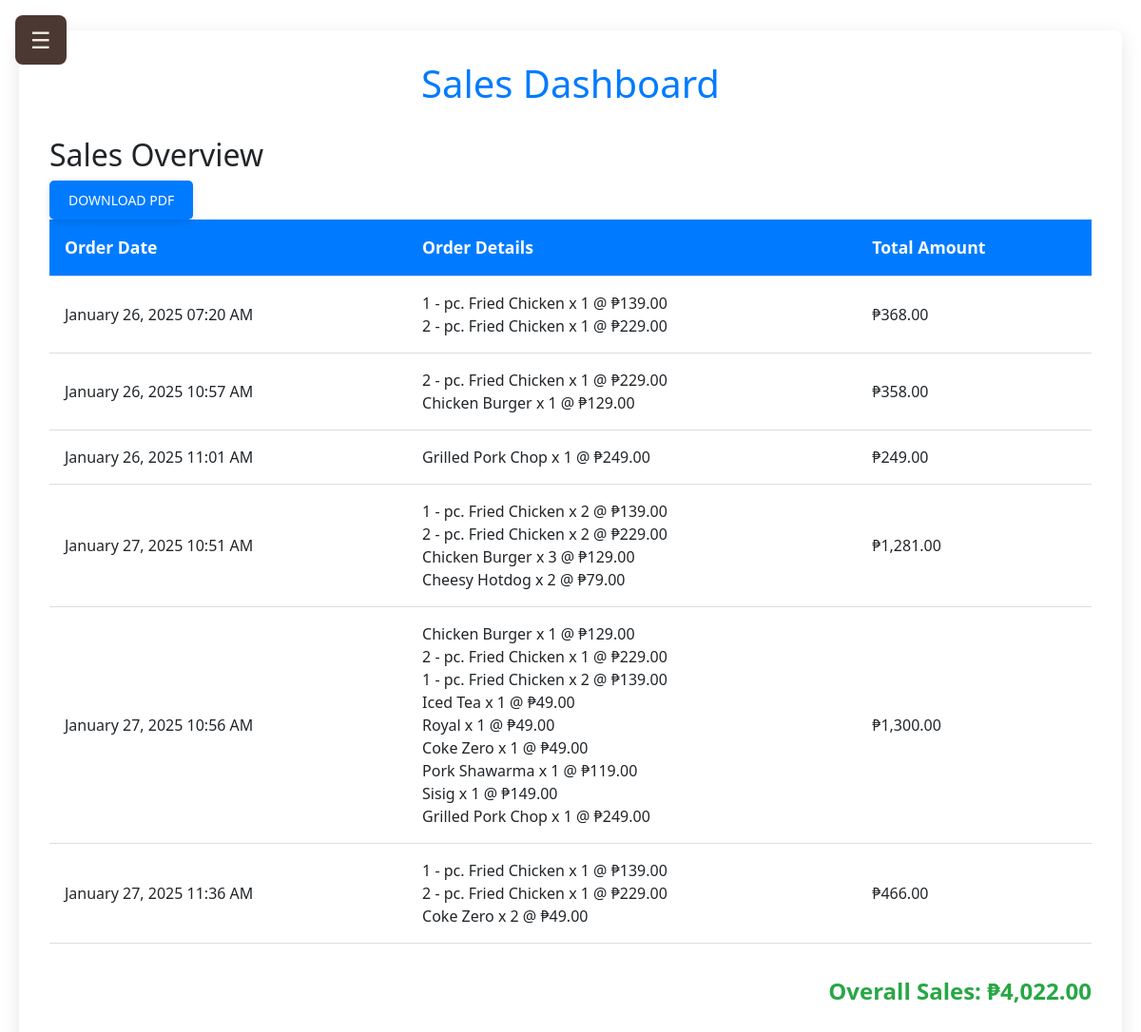
/admin/index.php?page=sales (signed in), run on the app's committed database.
### tables this page shows
CREATE TABLE `checkouts` (
  `id` int(11) NOT NULL,
  `email` varchar(255) NOT NULL,
  `order_details` text NOT NULL,
  `total_amount` decimal(10,2) NOT NULL,
  `status` enum('pending','completed','canceled') DEFAULT 'pending',
  `created_at` timestamp NOT NULL DEFAULT current_timestamp()
);

### admin/controllers/RouteController.php (called while the page is built, shortened)
<?php
class RouteController {
    public function sales() {
        include PAGE_PATH . 'Sales.php';
    }
}

### admin/components/Sales.php (the view, shortened to what this page needs)
<?php
require 'database/config.php';
$sql = "SELECT order_details, total_amount, created_at FROM checkouts WHERE status = 'completed'";
$result = $conn->query($sql);
$completedOrders = [];
$totalSales = 0;
if ($result->num_rows > 0) {
    while ($row = $result->fetch_assoc()) {
        $completedOrders[] = $row;
        $totalSales += $row['total_amount'];
    }
}
    ?>
<div class="sales-con">
    <header>
        <h1>Sales Dashboard</h1>
    </header>
    <div class="saleDashboard">
        <h2>Sales Overview</h2>
        <form method="post">
                <button type="submit" name="download_pdf" class="download-btn">Download PDF</button>
        </form>
        <?php if (!empty($completedOrders)): ?>
            <table>
                <thead>
                    <tr>
                        <th>Order Date</th>
                        <th>Order Details</th>
                        <th>Total Amount</th>
                    </tr>
                </thead>
                <tbody>
                    <?php foreach ($completedOrders as $order): ?>
                        <tr>
                            <td><?php echo date("F d, Y h:i A", strtotime($order['created_at'])); ?></td>
                            <td>
                                <?php
                                $orderDetails = json_decode($order['order_details'], true);
                                foreach ($orderDetails as $item) {
                                    echo htmlspecialchars($item['item']) . ' x ' . $item['quantity'] . ' @ ₱' . number_format($item['price'], 2) . '<br>';
                                }
                                ?>
                            </td>
                            <td>₱<?php echo number_format($order['total_amount'], 2); ?></td>
                        </tr>
                    <?php endforeach; ?>
                </tbody>
            </table>
            <p class="total-sales">Overall Sales: ₱<?php echo number_format($totalSales, 2); ?></p>
        <?php else: ?>
            <p>No completed sales found.</p>
        <?php endif; ?>
    </div>
</div>

### admin/index.php (style rules this page uses)
body { margin: 20px; }

### admin/components/Sales.php (style rules this page uses)
.sales-con { max-width: 1200px; margin: 2rem auto; padding: 2rem; background-color: #fff; border-radius: 8px; box-shadow: 0 4px 20px rgba(0, 0, 0, 0.1); }
.sales-con header { text-align: center; margin-bottom: 2rem; }
.sales-con header h1 { color: #007bff; font-size: 2.5rem; }
.saleDashboard table { width: 100%; border-collapse: collapse; margin-bottom: 2rem; }
.saleDashboard th, .saleDashboard td { padding: 1rem; text-align: left; border-bottom: 1px solid #ddd; }
.saleDashboard th { background-color: #007bff; color: white; font-size: 1.1rem; }
.total-sales { font-size: 1.5rem; font-weight: bold; color: #28a745; text-align: right; }
.download-btn { padding: 10px 20px; font-size: 14px; background-color: #007bff; color: white; border: none; border-radius: 5px; cursor: pointer; transition: background-color 0.3s ease, transform 0.3s ease; box-shadow: 0 4px 8px rgba(0, 0, 0, 0.1); text-transform: uppercase; }

### data on the page
checkouts: created_at "January 26, 2025 07:20 AM", item "1 - pc. Fried Chicken", quantity "1", price "139.00", item "2 - pc. Fried Chicken", price "229.00", total_amount "368.00"
checkouts: created_at "January 26, 2025 10:57 AM", item "2 - pc. Fried Chicken", quantity "1", price "229.00", item "Chicken Burger", price "129.00", total_amount "358.00"
checkouts: created_at "January 26, 2025 11:01 AM", item "Grilled Pork Chop", quantity "1", price "249.00", total_amount "249.00"
checkouts: created_at "January 27, 2025 10:51 AM", item "1 - pc. Fried Chicken", quantity "2", price "139.00", item "2 - pc. Fried Chicken", price "229.00", item "Chicken Burger", quantity "3", price "129.00", item "Cheesy Hotdog", price "79.00", total_amount "1,281.00"
checkouts: created_at "January 27, 2025 10:56 AM", item "Chicken Burger", quantity "1", price "129.00", item "2 - pc. Fried Chicken", price "229.00", item "1 - pc. Fried Chicken", quantity "2", price "139.00", item "Iced Tea", price "49.00", item "Royal", item "Coke Zero", item "Pork Shawarma", price "119.00", item "Sisig", price "149.00", item "Grilled Pork Chop", price "249.00", total_amount "1,300.00"
checkouts: created_at "January 27, 2025 11:36 AM", item "1 - pc. Fried Chicken", quantity "1", price "139.00", item "2 - pc. Fried Chicken", price "229.00", item "Coke Zero", quantity "2", price "49.00", total_amount "466.00"

### other printed values
$totalSales "4,022.00"
